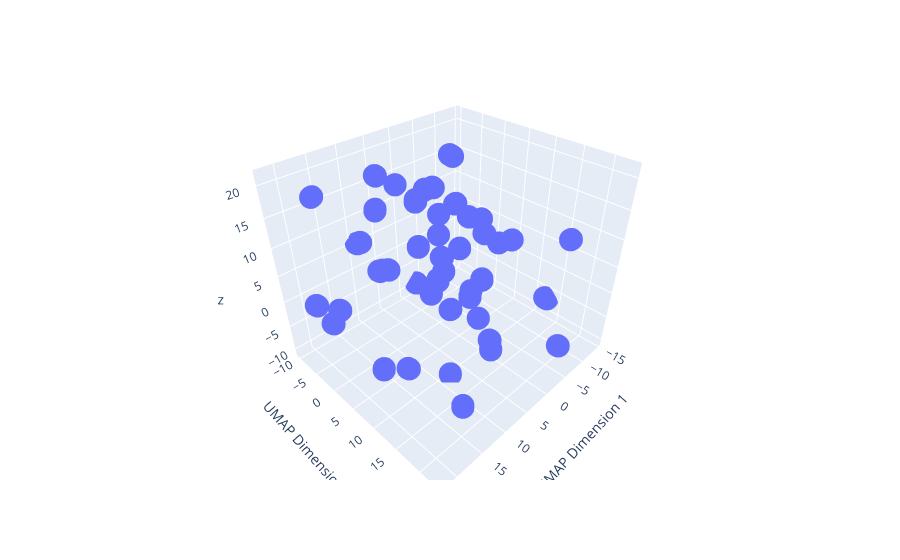

Notebook cell for this chart:
### Code cell
fig = px.scatter_3d(x=embedding[:,0], y=embedding[:,1], z=embedding[:,2], labels={'x': 'UMAP Dimension 1', 'y': 'UMAP Dimension 2'})
fig.show()

### Figure 1 — Plotly figure (JSON) as saved in the notebook; plotly's stock layout.template omitted (floating-point values rounded to 4 significant figures; data arrays with more than 128 entries replaced by an {"elided": "..."} marker saying what was removed)
{"data": [{"hovertemplate": "UMAP Dimension 1=%{x}<br>UMAP Dimension 2=%{y}<br>z=%{z}<extra></extra>", "legendgroup": "", "marker": {"color": "#636efa", "symbol": "circle"}, "mode": "markers", "name": "", "scene": "scene", "showlegend": false, "type": "scatter3d", "x": {"elided": "400 float values"}, "y": {"elided": "400 float values"}, "z": {"elided": "400 float values"}}], "layout": {"legend": {"tracegroupgap": 0}, "margin": {"t": 60}, "scene": {"domain": {"x": [0, 1], "y": [0, 1]}, "xaxis": {"title": {"text": "UMAP Dimension 1"}}, "yaxis": {"title": {"text": "UMAP Dimension 2"}}, "zaxis": {"title": {"text": "z"}}}}}
